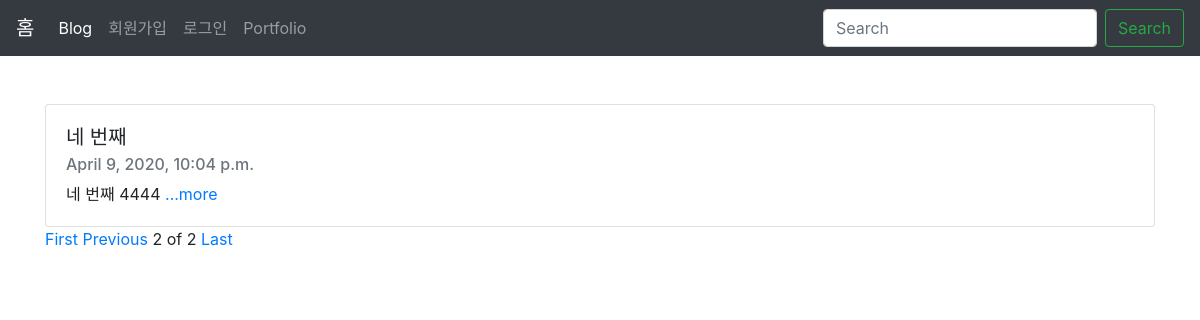
Before: /?page=2 with the older database file.
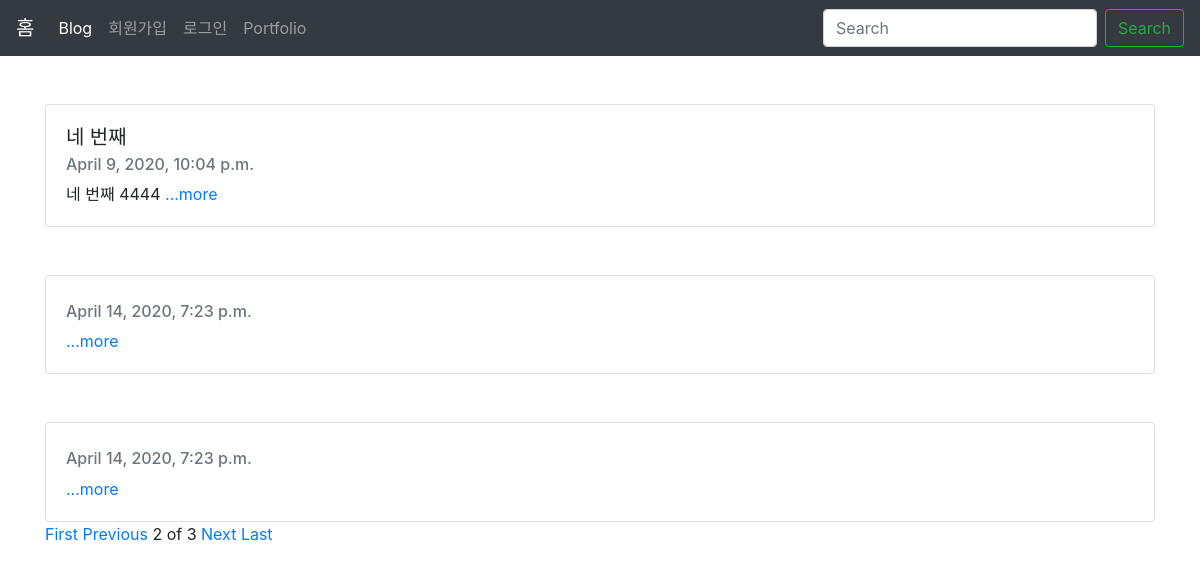
After: the same page with the newer database file.
### blog/models.py (models this page shows, shortened)
class Blog(models.Model):
    title = models.CharField(max_length=200)
    pub_date = models.DateTimeField('date published')
    body = models.TextField()
    def summary(self):
        return self.body[:10]

### blog/views.py (the view)
# urls.py: path('', blog.views.home, name="home"),
def home(request):
    blogs = Blog.objects    # 쿼리셋(모델로 부터 전달받은 객체목록)
    blog_list = Blog.objects.all()
    paginator = Paginator(blog_list, 3)
    page = request.GET.get('page')
    print(page)
    posts = paginator.get_page(page)
    print(posts)
    return render(request, 'home.html', {'blogs':blogs, 'posts':posts})

### blog/templates/home.html (shortened to what this page needs)
<html>
    {% extends 'base.html' %}
        {% block contents %}
        {% for blog in posts %}
        <div class="container">
            <br><br>
            <div class="card">
                <div class="card-body">
                    <h5 class="card-title"> {{blog.title}} </h5>
                    <h6 class="card-subtitle mb-2 text-muted"> {{blog.pub_date}} </h6>
                    <p class="card-text"> {{blog.summary}} <a href="{% url 'detail' blog.id %}">...more</a> </p>
                </div>
            </div>
        </div>
        {% endfor %}
        <div class="container">
            <a href="?page=1">First</a>
            {% if posts.has_previous %}
            <a href="?page={{posts.previous_page_number}}">Previous</a>
            {% endif %}
            <span>{{posts.number}}</span>
            <span>of</span>
            <span>{{posts.paginator.num_pages}}</span>
            {% if posts.has_next %}
            <a href="?page={{posts.next_page_number}}">Next</a>
            {% endif %}
            <a href="?page={{posts.paginator.num_pages}}">Last</a>
        </div>
        {% endblock %}

### secondproject/templates/base.html (shortened to what this page needs)
<html>
  <head>
      <link rel="stylesheet" href="https://stackpath.bootstrapcdn.com/bootstrap/4.4.1/css/bootstrap.min.css">
  </head>
  <body>
    <nav class="navbar navbar-expand-lg navbar-dark bg-dark">
      <a class="navbar-brand" href="{% url 'home' %}">홈</a>
      <div class="collapse navbar-collapse" id="navbarSupportedContent">
        <ul class="navbar-nav mr-auto">
          <li class="nav-item active">
            <a class="nav-link" href="{% url 'home' %}">Blog <span class="sr-only">(current)</span></a>
          </li>
          {% if user.is_authenticated %}
          <li class="nav-item">
            <a class="nav-link" href="{% url 'newblog' %}">글쓰기</a>
          </li>
          <li class="nav-item">
            <a class="nav-link" href="{% url 'logout' %}">로그아웃</a>
          </li>
          {% else %}
          <li class="nav-item">
            <a class="nav-link" href="{% url 'signup' %}">회원가입</a>
          </li>
          <li class="nav-item">
            <a class="nav-link" href="{% url 'login' %}">로그인</a>
          </li>
          {% endif %}
          <li class="nav-item">
            <a class="nav-link" href="{% url 'portfolio' %}">Portfolio</a>
          </li>
        </ul>
        <form class="form-inline my-2 my-lg-0">
          <input class="form-control mr-sm-2" type="search" placeholder="Search" aria-label="Search">
          <button class="btn btn-outline-success my-2 my-sm-0" type="submit">Search</button>
        </form>
      </div>
    </nav>
    {% block contents %}
    {% endblock %}
  </body>
</html>

Changed rows visible on the page:
added Blog: pub_date "April 14, 2020, 7:23 p.m."
added Blog: pub_date "April 14, 2020, 7:23 p.m."
Other visible differences:
{{ posts.paginator.num_pages }}: "2" → "3"
text now shown: "Next"
